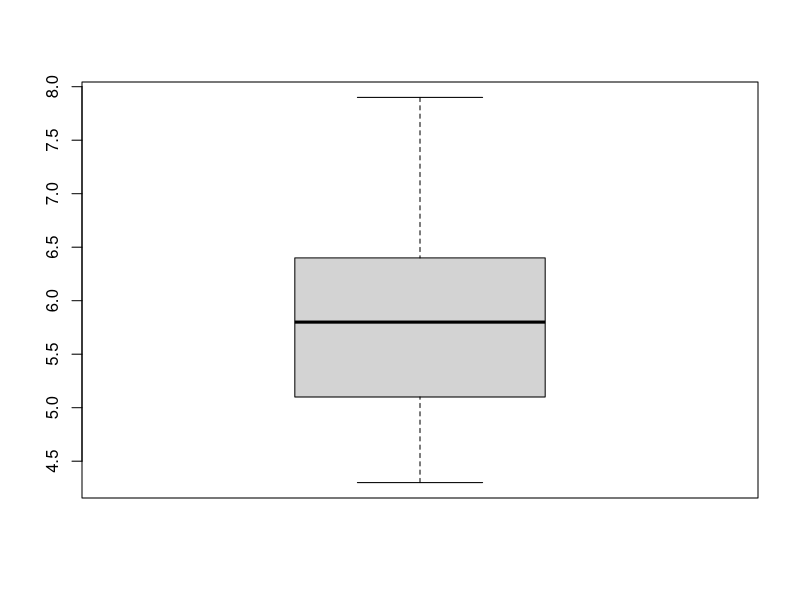
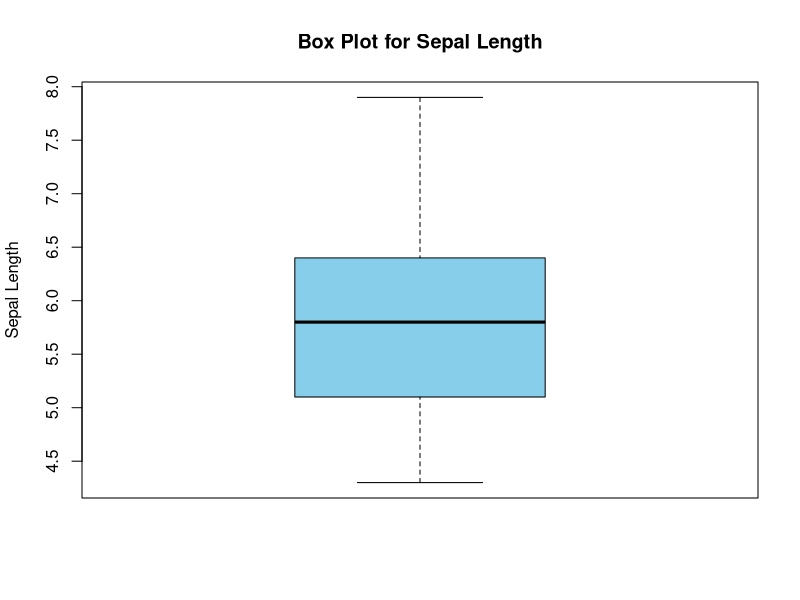
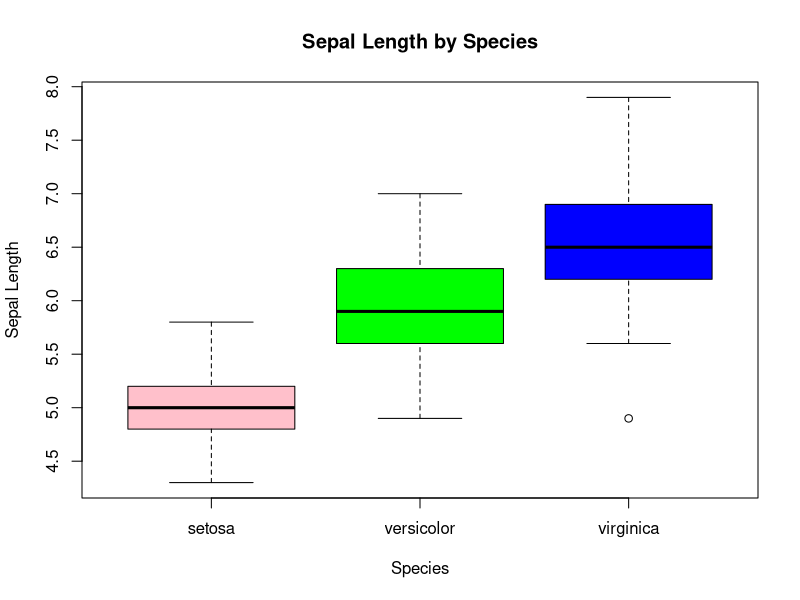
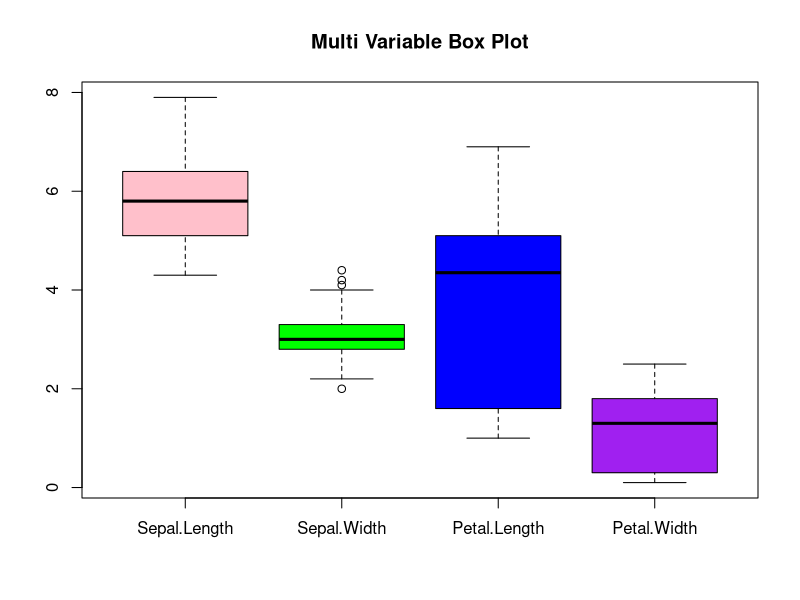
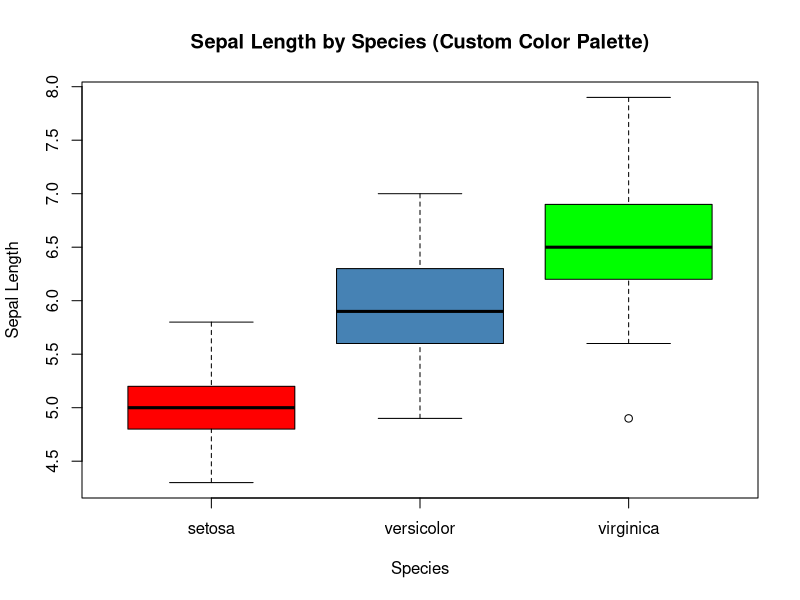
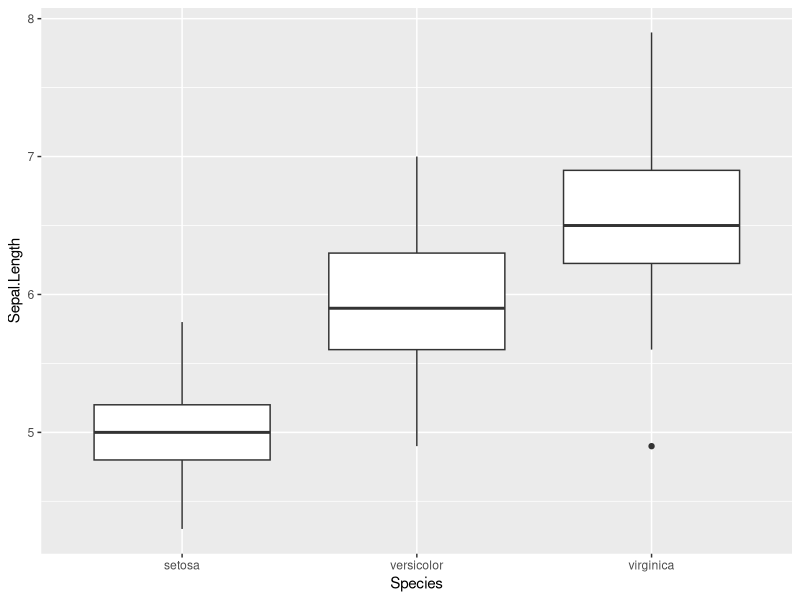
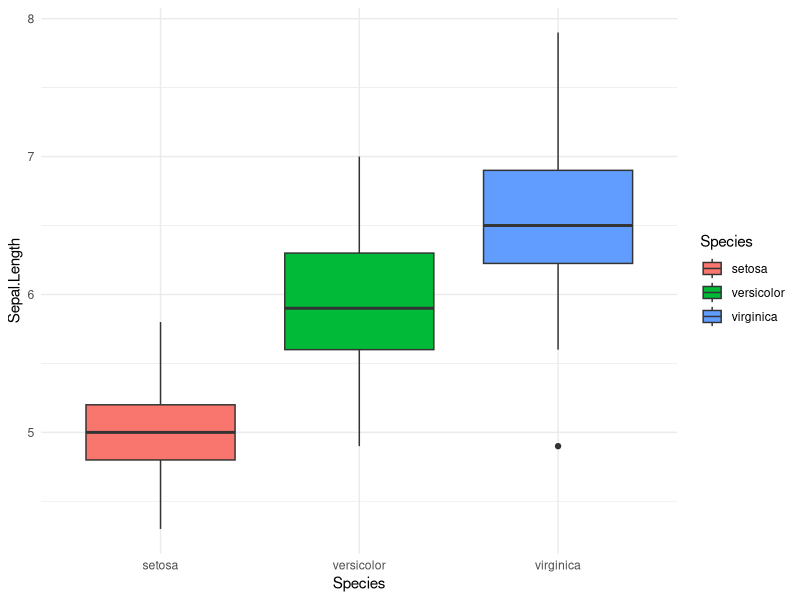
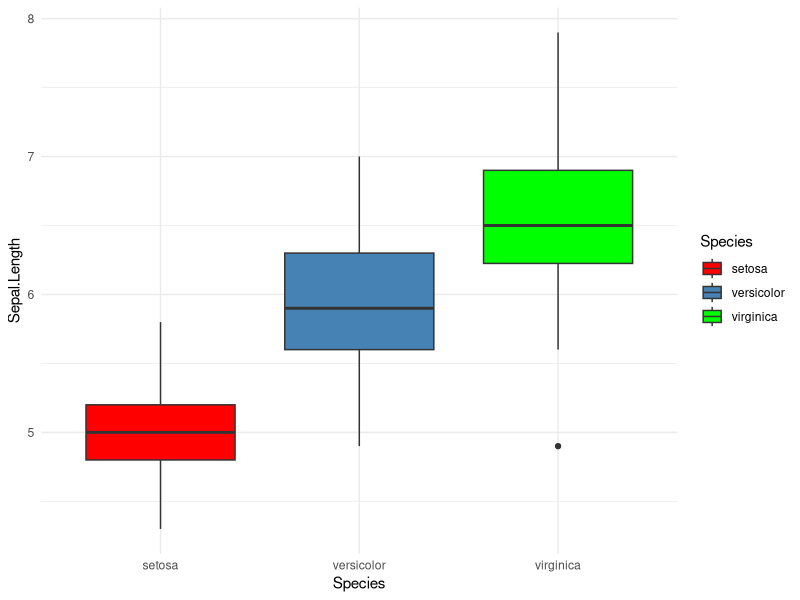

Reproduce these figures in R, in order.
# Load the Data
data(iris)

# Understand the data
str(iris)
View(iris)
class(iris)
?iris

# Basic Box plot
boxplot(iris$Sepal.Length)

# Add Title & Labels
boxplot(iris$Sepal.Length,
        main = "Box Plot for Sepal Length",
        ylab = "Sepal Length",
        col = "skyblue")

# Grouped Box Plot
boxplot(Sepal.Length ~ Species,
        data = iris,
        main = "Sepal Length by Species",
        xlab = "Species",
        ylab = "Sepal Length",
        col = c("pink", "green", "blue"))

# Multi-Variable Box Plot
boxplot(iris[, 1:4],
        main = "Multi Variable Box Plot",
        col = c("pink", "green", "blue", "purple"))

# Using Custom Color Palette (Base R)
species_colors <- c(
  "setosa" = "red",
  "versicolor" = "steelblue",
  "virginica" = "green"
)

boxplot(Sepal.Length ~ Species,
        data = iris,
        col = species_colors,
        main = "Sepal Length by Species (Custom Color Palette)",
        xlab = "Species",
        ylab = "Sepal Length")

# ---------------- GGplot2 ----------------

library(ggplot2)

# Basic ggplot Boxplot
ggplot(iris, aes(x = Species, y = Sepal.Length)) +
  geom_boxplot()

# ggplot with Fill Color
ggplot(iris, aes(x = Species, y = Sepal.Length, fill = Species)) +
  geom_boxplot() +
  theme_minimal()

# ggplot with Custom Color Palette
ggplot(iris, aes(x = Species, y = Sepal.Length, fill = Species)) +
  geom_boxplot() +
  scale_fill_manual(values = species_colors) +
  theme_minimal()
